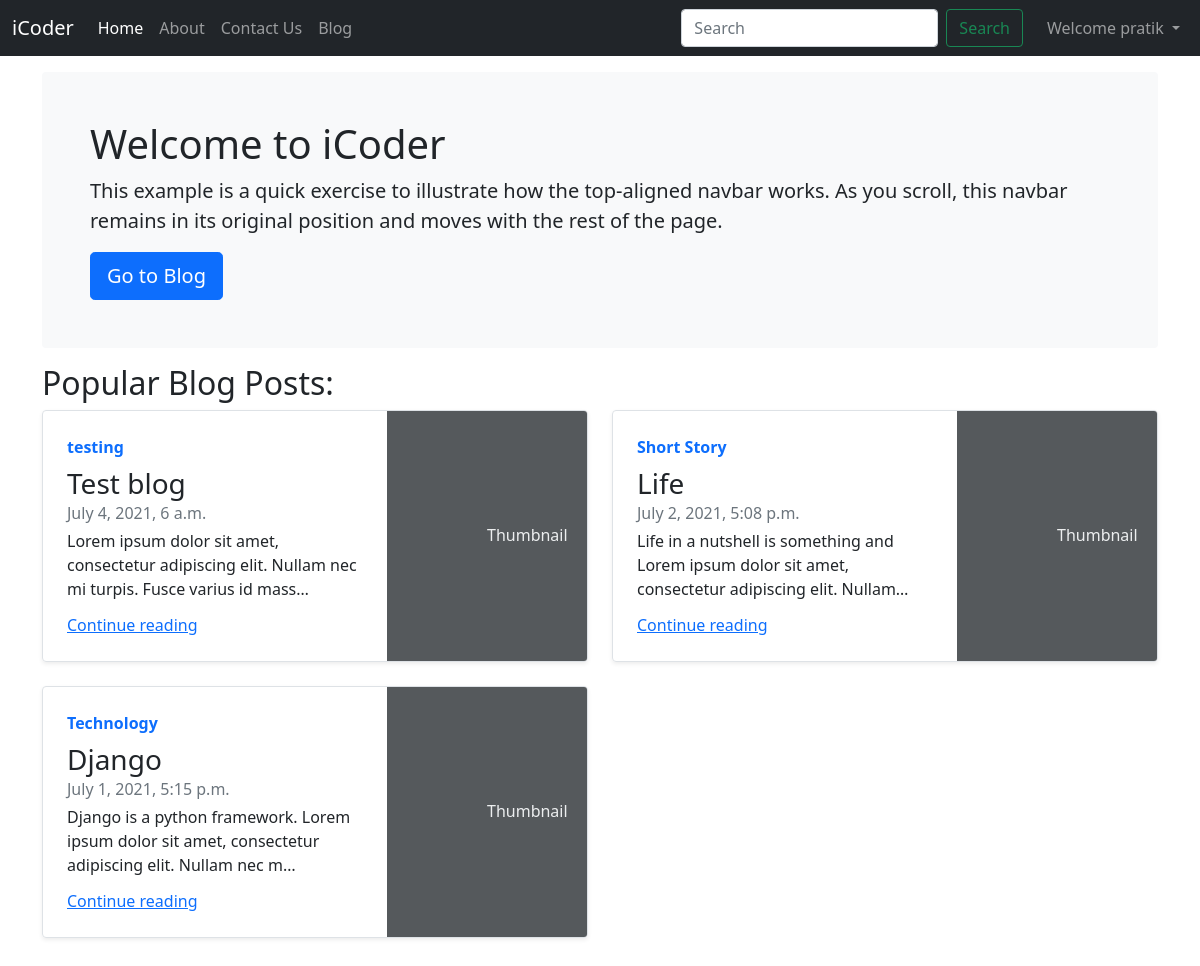
The app's page / (signed in) with its own data.
### blog/models.py (models this page shows, shortened)
class Blog(models.Model):
    sno = models.AutoField(primary_key=True)
    title = models.CharField(max_length=200)
    genre=models.CharField(max_length=50)
    content = models.TextField()
    author = models.CharField(max_length=100)
    slug = models.CharField(max_length=130)
    views = models.IntegerField(default=0)
    timestamp = models.DateTimeField(blank=True)

### home/views.py (the view)
# urls.py: path('', views.home, name='home'),
def home(request):
    allBlogs = Blog.objects.all()
    dict = {'allBlogs':allBlogs}
    return render(request, 'home/home.html', dict)

### templates/home/home.html (shortened to what this page needs)
{% extends 'base.html' %}
{% block homeactive %} active {% endblock homeactive%}
{% block body %}
<div class="container my-3">
    <div class="bg-light p-5 rounded">
        <h1>Welcome to iCoder</h1>
        <p class="lead">This example is a quick exercise to illustrate how the top-aligned navbar works. As you scroll,
            this navbar remains in its original position and moves with the rest of the page.</p>
        <a class="btn btn-lg btn-primary" href="/blog" role="button">Go to Blog</a>
    </div>
    <div class="row my-3">
        <h2>Popular Blog Posts:</h2>
        {% for i in allBlogs %}
        <div class="col-md-6">
            <div class="row g-0 border rounded overflow-hidden flex-md-row mb-4 shadow-sm h-md-250 position-relative">
                <div class="col p-4 d-flex flex-column position-static">
                    <strong class="d-inline-block mb-2 text-primary">{{i.genre}}</strong>
                    <h3 class="mb-0">{{i.title}}</h3>
                    <div class="mb-1 text-muted">{{i.timestamp}}</div>
                    <p class="card-text mb-auto">{{i.content|truncatechars:100}}</p>
                    <a href="/blog/{{i.slug}}" class="stretched-link">Continue reading</a>
                </div>
                <div class="col-auto d-none d-lg-block">
                    <svg class="bd-placeholder-img" width="200" height="250" xmlns="http://www.w3.org/2000/svg"
                        role="img" aria-label="Placeholder: Thumbnail" preserveAspectRatio="xMidYMid slice"
                        focusable="false">
                        <rect width="100%" height="100%" fill="#55595c"></rect><text x="50%" y="50%" fill="#eceeef"
                            dy=".3em">Thumbnail</text>
                    </svg>
                </div>
            </div>
        </div>
        {% endfor %}
    </div>
</div>
{% endblock body %}

### templates/base.html (shortened to what this page needs)
<!doctype html>
<html lang="en">
<head>
    <link href="https://cdn.jsdelivr.net/npm/bootstrap@5.0.2/dist/css/bootstrap.min.css" rel="stylesheet"
>
</head>
<body>
    <nav class="navbar navbar-expand-lg navbar-dark bg-dark">
        <div class="container-fluid">
            <a class="navbar-brand" href="/">iCoder</a>
            <div class="collapse navbar-collapse" id="navbarSupportedContent">
                <ul class="navbar-nav me-auto mb-2 mb-lg-0">
                    <li class="nav-item">
                        <a class="nav-link {% block homeactive %} {% endblock homeactive%}" aria-current="page"
                            href="/">Home</a>
                    </li>
                    <li class="nav-item">
                        <a class="nav-link {% block aboutactive %} {% endblock aboutactive%}" href="/about">About</a>
                    </li>
                    <li class="nav-item">
                        <a class="nav-link {% block contactactive %} {% endblock contactactive%}"
                            href="/contact">Contact Us</a>
                    </li>
                    <li class="nav-item">
                        <a class="nav-link {% block blogactive %} {% endblock blogactive%}" href="/blog">Blog</a>
                    </li>
                </ul>
                <form method="GET" action="/search/" class="d-flex mx-3">
                    <input class="form-control me-2" type="search" name="search" id="search" placeholder="Search"
                        aria-label="Search">
                    <button class="btn btn-outline-success" type="submit">Search</button>
                </form>
                {% if user.is_authenticated %}
                <ul class="navbar-nav ml-auto mb-2 mb-lg-0">
                    <li class="nav-item dropdown">
                        <a class="nav-link dropdown-toggle" href="#" id="navbarDropdown" role="button"
                            data-bs-toggle="dropdown" aria-expanded="false">
                            Welcome {{request.user}}
                        </a>
                    </li>
                </ul>
                {% endif %}
            </div>
        </div>
    </nav>
    {% block body %} {% endblock body %}
</body>
</html>

### records on screen
Blog: genre "testing", title "Test blog", timestamp "July 4, 2021, 6 a.m.", content "Lorem ipsum dolor sit amet, consectetur adipiscing elit. Nullam nec mi turpis. Fusce varius id mass…"
Blog: genre "Short Story", title "Life", timestamp "July 2, 2021, 5:08 p.m.", content "Life in a nutshell is something and Lorem ipsum dolor sit amet, consectetur adipiscing elit. Nullam…"
Blog: genre "Technology", title "Django", timestamp "July 1, 2021, 5:15 p.m.", content "Django is a python framework. Lorem ipsum dolor sit amet, consectetur adipiscing elit. Nullam nec m…"

### other values on screen
{{ request.user }} "pratik"
